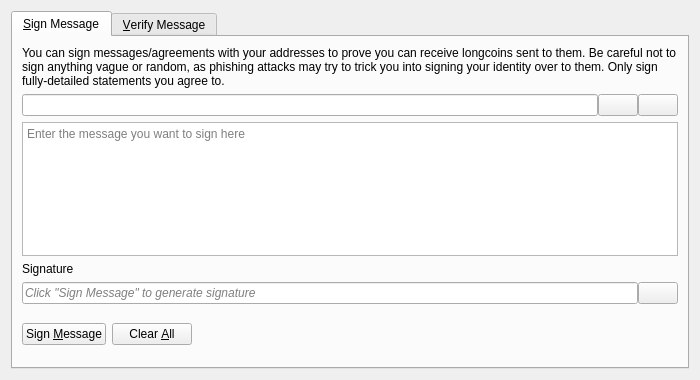
<?xml version="1.0" encoding="UTF-8"?>
<ui version="4.0">
 <class>SignVerifyMessageDialog</class>
 <widget class="QDialog" name="SignVerifyMessageDialog">
  <property name="geometry">
   <rect>
    <x>0</x>
    <y>0</y>
    <width>700</width>
    <height>380</height>
   </rect>
  </property>
  <property name="windowTitle">
   <string>Signatures - Sign / Verify a Message</string>
  </property>
  <property name="modal">
   <bool>true</bool>
  </property>
  <layout class="QVBoxLayout" name="verticalLayout">
   <item>
    <widget class="QTabWidget" name="tabWidget">
     <property name="currentIndex">
      <number>0</number>
     </property>
     <widget class="QWidget" name="tabSignMessage">
      <attribute name="title">
       <string>&amp;Sign Message</string>
      </attribute>
      <layout class="QVBoxLayout" name="verticalLayout_SM">
       <item>
        <widget class="QLabel" name="infoLabel_SM">
         <property name="text">
          <string>You can sign messages/agreements with your addresses to prove you can receive longcoins sent to them. Be careful not to sign anything vague or random, as phishing attacks may try to trick you into signing your identity over to them. Only sign fully-detailed statements you agree to.</string>
         </property>
         <property name="textFormat">
          <enum>Qt::PlainText</enum>
         </property>
         <property name="wordWrap">
          <bool>true</bool>
         </property>
        </widget>
       </item>
       <item>
        <layout class="QHBoxLayout" name="horizontalLayout_1_SM">
         <property name="spacing">
          <number>0</number>
         </property>
         <item>
          <widget class="QValidatedLineEdit" name="addressIn_SM">
           <property name="toolTip">
            <string>The Longcoin address to sign the message with</string>
           </property>
          </widget>
         </item>
         <item>
          <widget class="QPushButton" name="addressBookButton_SM">
           <property name="toolTip">
            <string>Choose previously used address</string>
           </property>
           <property name="text">
            <string/>
           </property>
           <property name="icon">
            <iconset resource="../bitcoin.qrc">
             <normaloff>:/icons/address-book</normaloff>:/icons/address-book</iconset>
           </property>
           <property name="shortcut">
            <string>Alt+A</string>
           </property>
           <property name="autoDefault">
            <bool>false</bool>
           </property>
          </widget>
         </item>
         <item>
          <widget class="QPushButton" name="pasteButton_SM">
           <property name="toolTip">
            <string>Paste address from clipboard</string>
           </property>
           <property name="text">
            <string/>
           </property>
           <property name="icon">
            <iconset resource="../bitcoin.qrc">
             <normaloff>:/icons/editpaste</normaloff>:/icons/editpaste</iconset>
           </property>
           <property name="shortcut">
            <string>Alt+P</string>
           </property>
           <property name="autoDefault">
            <bool>false</bool>
           </property>
          </widget>
         </item>
        </layout>
       </item>
       <item>
        <widget class="QPlainTextEdit" name="messageIn_SM">
         <property name="toolTip">
          <string>Enter the message you want to sign here</string>
         </property>
         <property name="placeholderText">
          <string>Enter the message you want to sign here</string>
         </property>
        </widget>
       </item>
       <item>
        <widget class="QLabel" name="signatureLabel_SM">
         <property name="text">
          <string>Signature</string>
         </property>
         <property name="textFormat">
          <enum>Qt::PlainText</enum>
         </property>
        </widget>
       </item>
       <item>
        <layout class="QHBoxLayout" name="horizontalLayout_2_SM">
         <property name="spacing">
          <number>0</number>
         </property>
         <item>
          <widget class="QLineEdit" name="signatureOut_SM">
           <property name="placeholderText">
            <string>Click "Sign Message" to generate signature</string>
           </property>
           <property name="font">
            <font>
             <italic>true</italic>
            </font>
           </property>
           <property name="readOnly">
            <bool>true</bool>
           </property>
          </widget>
         </item>
         <item>
          <widget class="QPushButton" name="copySignatureButton_SM">
           <property name="toolTip">
            <string>Copy the current signature to the system clipboard</string>
           </property>
           <property name="text">
            <string/>
           </property>
           <property name="icon">
            <iconset resource="../bitcoin.qrc">
             <normaloff>:/icons/editcopy</normaloff>:/icons/editcopy</iconset>
           </property>
           <property name="autoDefault">
            <bool>false</bool>
           </property>
          </widget>
         </item>
        </layout>
       </item>
       <item>
        <layout class="QHBoxLayout" name="horizontalLayout_3_SM">
         <item>
          <widget class="QPushButton" name="signMessageButton_SM">
           <property name="toolTip">
            <string>Sign the message to prove you own this Longcoin address</string>
           </property>
           <property name="text">
            <string>Sign &amp;Message</string>
           </property>
           <property name="icon">
            <iconset resource="../bitcoin.qrc">
             <normaloff>:/icons/edit</normaloff>:/icons/edit</iconset>
           </property>
           <property name="autoDefault">
            <bool>false</bool>
           </property>
          </widget>
         </item>
         <item>
          <widget class="QPushButton" name="clearButton_SM">
           <property name="toolTip">
            <string>Reset all sign message fields</string>
           </property>
           <property name="text">
            <string>Clear &amp;All</string>
           </property>
           <property name="icon">
            <iconset resource="../bitcoin.qrc">
             <normaloff>:/icons/remove</normaloff>:/icons/remove</iconset>
           </property>
           <property name="autoDefault">
            <bool>false</bool>
           </property>
          </widget>
         </item>
         <item>
          <spacer name="horizontalSpacer_1_SM">
           <property name="orientation">
            <enum>Qt::Horizontal</enum>
           </property>
           <property name="sizeHint" stdset="0">
            <size>
             <width>40</width>
             <height>48</height>
            </size>
           </property>
          </spacer>
         </item>
         <item>
          <widget class="QLabel" name="statusLabel_SM">
           <property name="font">
            <font>
             <weight>75</weight>
             <bold>true</bold>
            </font>
           </property>
           <property name="text">
            <string/>
           </property>
           <property name="wordWrap">
            <bool>true</bool>
           </property>
          </widget>
         </item>
         <item>
          <spacer name="horizontalSpacer_2_SM">
           <property name="orientation">
            <enum>Qt::Horizontal</enum>
           </property>
           <property name="sizeHint" stdset="0">
            <size>
             <width>40</width>
             <height>48</height>
            </size>
           </property>
          </spacer>
         </item>
        </layout>
       </item>
      </layout>
     </widget>
     <widget class="QWidget" name="tabVerifyMessage">
      <attribute name="title">
       <string>&amp;Verify Message</string>
      </attribute>
      <layout class="QVBoxLayout" name="verticalLayout_VM">
       <item>
        <widget class="QLabel" name="infoLabel_VM">
         <property name="text">
          <string>Enter the receiver's address, message (ensure you copy line breaks, spaces, tabs, etc. exactly) and signature below to verify the message. Be careful not to read more into the signature than what is in the signed message itself, to avoid being tricked by a man-in-the-middle attack. Note that this only proves the signing party receives with the address, it cannot prove sendership of any transaction!</string>
         </property>
         <property name="textFormat">
          <enum>Qt::PlainText</enum>
         </property>
         <property name="alignment">
          <set>Qt::AlignLeading|Qt::AlignLeft|Qt::AlignTop</set>
         </property>
         <property name="wordWrap">
          <bool>true</bool>
         </property>
        </widget>
       </item>
       <item>
        <layout class="QHBoxLayout" name="horizontalLayout_1_VM">
         <property name="spacing">
          <number>0</number>
         </property>
         <item>
          <widget class="QValidatedLineEdit" name="addressIn_VM">
           <property name="toolTip">
            <string>The Longcoin address the message was signed with</string>
           </property>
          </widget>
         </item>
         <item>
          <widget class="QPushButton" name="addressBookButton_VM">
           <property name="toolTip">
            <string>Choose previously used address</string>
           </property>
           <property name="text">
            <string/>
           </property>
           <property name="icon">
            <iconset resource="../bitcoin.qrc">
             <normaloff>:/icons/address-book</normaloff>:/icons/address-book</iconset>
           </property>
           <property name="shortcut">
            <string>Alt+A</string>
           </property>
           <property name="autoDefault">
            <bool>false</bool>
           </property>
          </widget>
         </item>
        </layout>
       </item>
       <item>
        <widget class="QPlainTextEdit" name="messageIn_VM">
          <property name="toolTip">
            <string>The signed message to verify</string>
          </property>
          <property name="placeholderText">
            <string>The signed message to verify</string>
          </property>
        </widget>
       </item>
       <item>
        <widget class="QValidatedLineEdit" name="signatureIn_VM">
          <property name="toolTip">
            <string>The signature given when the message was signed</string>
          </property>
          <property name="placeholderText">
            <string>The signature given when the message was signed</string>
          </property>
        </widget>
       </item>
       <item>
        <layout class="QHBoxLayout" name="horizontalLayout_2_VM">
         <item>
          <widget class="QPushButton" name="verifyMessageButton_VM">
           <property name="toolTip">
            <string>Verify the message to ensure it was signed with the specified Longcoin address</string>
           </property>
           <property name="text">
            <string>Verify &amp;Message</string>
           </property>
           <property name="icon">
            <iconset resource="../bitcoin.qrc">
             <normaloff>:/icons/transaction_0</normaloff>:/icons/transaction_0</iconset>
           </property>
           <property name="autoDefault">
            <bool>false</bool>
           </property>
          </widget>
         </item>
         <item>
          <widget class="QPushButton" name="clearButton_VM">
           <property name="toolTip">
            <string>Reset all verify message fields</string>
           </property>
           <property name="text">
            <string>Clear &amp;All</string>
           </property>
           <property name="icon">
            <iconset resource="../bitcoin.qrc">
             <normaloff>:/icons/remove</normaloff>:/icons/remove</iconset>
           </property>
           <property name="autoDefault">
            <bool>false</bool>
           </property>
          </widget>
         </item>
         <item>
          <spacer name="horizontalSpacer_1_VM">
           <property name="orientation">
            <enum>Qt::Horizontal</enum>
           </property>
           <property name="sizeHint" stdset="0">
            <size>
             <width>40</width>
             <height>48</height>
            </size>
           </property>
          </spacer>
         </item>
         <item>
          <widget class="QLabel" name="statusLabel_VM">
           <property name="font">
            <font>
             <weight>75</weight>
             <bold>true</bold>
            </font>
           </property>
           <property name="text">
            <string/>
           </property>
           <property name="wordWrap">
            <bool>true</bool>
           </property>
          </widget>
         </item>
         <item>
          <spacer name="horizontalSpacer_2_VM">
           <property name="orientation">
            <enum>Qt::Horizontal</enum>
           </property>
           <property name="sizeHint" stdset="0">
            <size>
             <width>40</width>
             <height>48</height>
            </size>
           </property>
          </spacer>
         </item>
        </layout>
       </item>
      </layout>
     </widget>
    </widget>
   </item>
  </layout>
 </widget>
 <customwidgets>
  <customwidget>
   <class>QValidatedLineEdit</class>
   <extends>QLineEdit</extends>
   <header>qt/qvalidatedlineedit.h</header>
  </customwidget>
 </customwidgets>
 <resources>
  <include location="../bitcoin.qrc"/>
 </resources>
 <connections/>
</ui>
